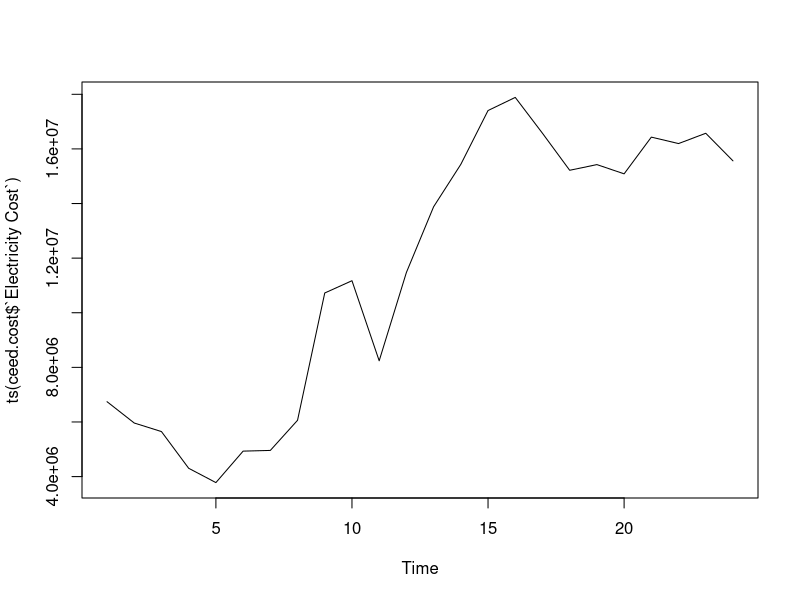

This figure's R source:
## ---- chunk 1
knitr::opts_chunk$set(echo = TRUE)
## ---- chunk 2
library(tidyverse)
setwd('C:/Users/grant/OneDrive/Documents/GitHub/HackDavis20')
tupper<-read_csv('tupper_usage_1-18-2020.csv')
head(tupper)
## ---- chunk 3
setwd('C:/Users/grant/OneDrive/Documents/GitHub/HackDavis20')
ceed.cost<-read_csv('campus_1-18-2020.csv')
ceed.cost$`Fiscal Year`
plot(ts(ceed.cost$`Electricity Cost`))
ceed.cost
## ---- chunk 4

